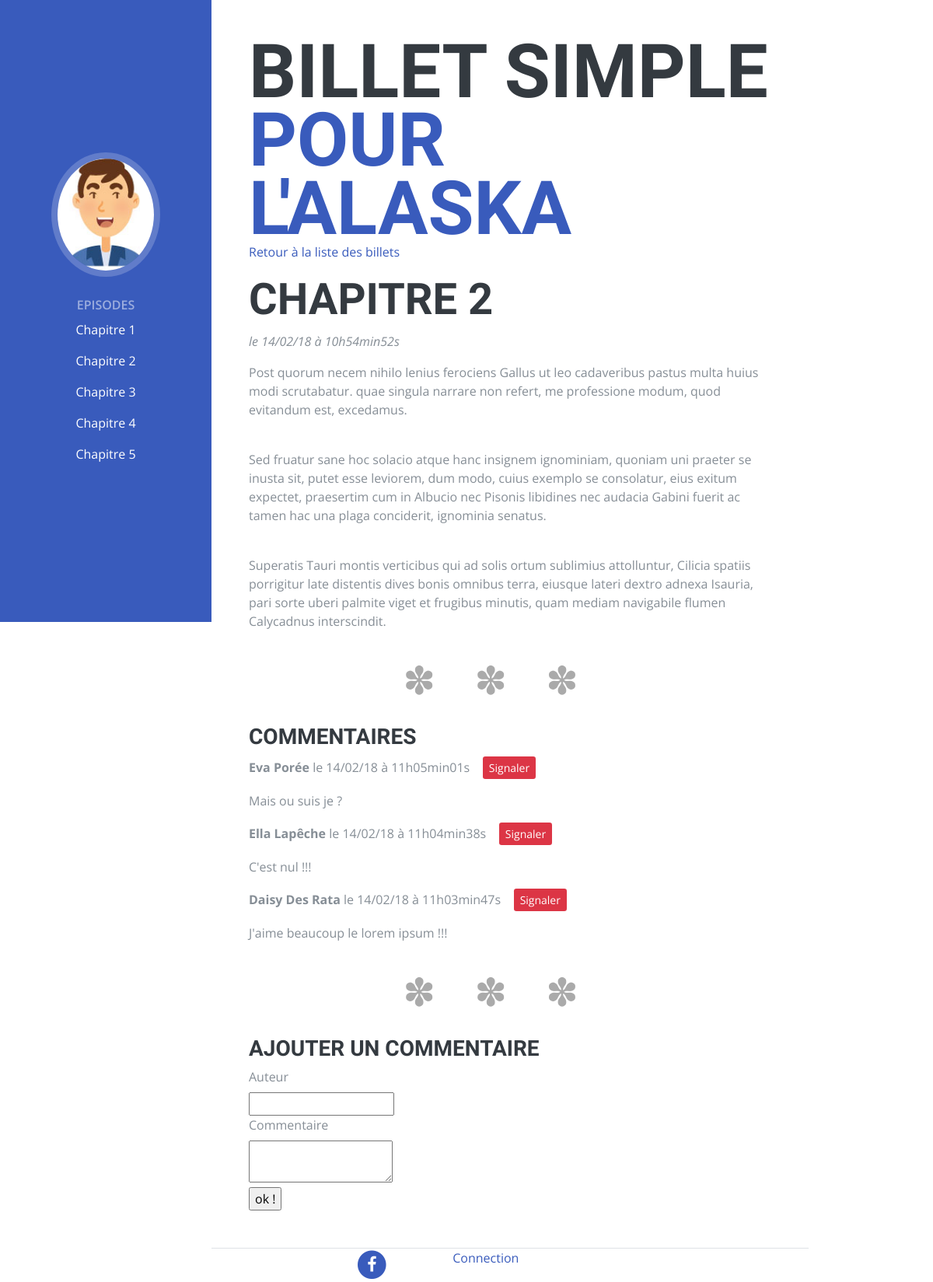
Screenshot of /index.php?action=post&id=24 with the database file from the repository.
### tables this page shows
CREATE TABLE `posts` (
  `id` int(11) NOT NULL,
  `title` varchar(255) NOT NULL,
  `content` text NOT NULL,
  `author` varchar(255) NOT NULL DEFAULT 'Jean Forteroche',
  `datecreation` datetime NOT NULL DEFAULT CURRENT_TIMESTAMP
);

CREATE TABLE `comments` (
  `id` int(11) NOT NULL,
  `post_id` int(11) NOT NULL,
  `alert` int(11) NOT NULL DEFAULT '1',
  `author` varchar(255) NOT NULL,
  `comment` text NOT NULL,
  `comment_date` datetime NOT NULL
);

### controller/frontend.php (called while the page is built, shortened)
<?php
require_once('model/PostManager.php');
require_once('model/CommentManager.php');
function post() {
	$postManager = new PostManager();
	$commentManager = new CommentManager();
	$post = $postManager->getPost($_GET['id']);
	$posts = $postManager->getPosts();
	$comments = $commentManager->getComments($_GET['id']);
	require('view/frontend/postView.php');
}

### model/PostManager.php (called while the page is built, shortened)
<?php
class PostManager extends Manager {
	public function getPosts() {
		$db = $this->dbconnect();
		$req = $db->query('SELECT id, title, content, DATE_FORMAT(datecreation, \'%d/%m/%Y à %Hh%imin%ss\') AS date_creation_fr FROM posts ORDER BY title ASC LIMIT 0, 10');
		$posts = $req->fetchAll();
		return $posts;
	}
	public function getPost($postId) {
		$db = $this->dbconnect();
		$req = $db->prepare('SELECT id, title, content, DATE_FORMAT(datecreation, \'%d/%m/%y à %Hh%imin%ss\') AS date_creation_fr FROM posts WHERE id = ?');
		$req->execute(array($postId));
		$post = $req->fetch();
		return $post;
	}
}

### model/CommentManager.php (called while the page is built, shortened)
<?php
class CommentManager extends Manager {
	public function getComments($postId) {
		$db = $this->dbConnect();
		$comments = $db->prepare('SELECT id, post_id, author, comment, alert, DATE_FORMAT(comment_date, \'%d/%m/%y à %Hh%imin%ss\') AS comment_date_fr FROM comments WHERE post_id = ? AND alert <= 2 order by comment_date DESC');
		$comments->execute(array($postId));
		return $comments;
	}
}

### view/frontend/postView.php (the view, shortened to what this page needs)
<div class="container-fluid p-0">
      <section class="resume-section p-3 p-lg-5 d-flex d-column" id="about">
        <div class="my-auto">
          <h1 class="mb-0">Billet simple
            <span class="text-primary">pour l'Alaska</span>
          </h1>
<p><a href="index.php?action=listPosts">Retour à la liste des billets</a></p>
<div class="news">
	<h2>
		<?php echo htmlspecialchars($post['title']); ?>
	</h2>
		<em>le <?php echo $post['date_creation_fr']; ?></em>
	<p>
		<?php
		echo nl2br($post['content']);
		?>
	</p>
</div>
<h3>Commentaires</h3>
<?php
while ($comment = $comments->fetch())
{
?>
	<p><strong><?= htmlspecialchars($comment['author']) ?></strong> le <?= $comment['comment_date_fr']?> &nbsp;&nbsp;&nbsp;<a type="submit" class="btn-sm btn-danger button"  href="index.php?action=alertcom&amp;id=<?=$comment['id'] ?>" role="button">Signaler</a></p>
	<p><?= nl2br(htmlspecialchars($comment['comment'])) ?></p>
<?php
	}
?>
<h3>Ajouter un commentaire</h3>
<form action="index.php?action=addComment&amp;id=<?= $post['id'] ?>" method="POST">
	<div>
		<label for="author">Auteur</label><br />
		<input type="text" id="author" name="author">
	</div>
	<div>
		<label for="comment">Commentaire</label><br />
		<textarea id="comment" name="comment"></textarea>
	</div>
	<div>
		<input type="submit" name="envoyer" value="ok !">
	</div>
</form>
</div>
<?php require('template.php'); ?>

### view/frontend/menu.php (shortened to what this page needs)
  <nav class="navbar navbar-expand-lg navbar-dark bg-primary fixed-top" id="sideNav">
      <a class="navbar-brand js-scroll-trigger" href="index.php">
        <span class="d-none d-lg-block">
          <img class="img-fluid img-profile rounded-circle mx-auto mb-2" src="public/img/profile.jpg" alt="">
        </span>
      </a>
      <div class="collapse navbar-collapse" id="navbarSupportedContent">
        <ul class="navbar-nav">
          <li class="nav-item">
            <a class="nav-link js-scroll-trigger" href="index.php?action=listPosts">Episodes</a>
          </li>
          <li class="nav-item">
          	<?php
foreach ($posts as $data)
{
?>
      <p><a href="index.php?action=post&amp;id=<?= $data['id'] ?>" style = "color:white;"><?php echo htmlspecialchars($data['title']); ?></a></p>
    <?php
    }
      ?>
           </li>
        </ul>
      </div>
    </nav>

### public/css/styles.css (style rules this page uses)
.bg-primary { background-color: #395BBC!important; }
.text-primary { color: #395BBC !important; }
a { color: #395BBC; }
section { padding-left: 200px !important; padding-right: }

### rows the page displays
posts: title "Chapitre 1"
posts: title "Chapitre 2", title "CHAPITRE 2", content "Post quorum necem nihilo lenius ferociens Gallus ut leo cadaveribus pastus multa huius modi scrutabatur. quae singula narrare non refert, me professione modum, quod evitandum est, excedamus. Sed fruatur sane hoc solacio atque hanc insignem ignominiam, quoniam uni praeter se inusta sit, putet esse leviorem, dum modo, cuius exemplo se consolatur, eius exitum expectet, praesertim cum in Albucio nec Pisonis libidines nec audacia Gabini fuerit ac tamen hac una plaga conciderit, ignominia senatus. Superatis Tauri montis verticibus qui ad solis ortum sublimius attolluntur, Cilicia spatiis porrigitur late distentis dives bonis omnibus terra, eiusque lateri dextro adnexa Isauria, pari sorte uberi…"
posts: title "Chapitre 3"
posts: title "Chapitre 4"
posts: title "Chapitre 5"
comments: author "Eva Porée", comment_date_fr "14/02/18 à 11h05min01s", comment "Mais ou suis je ?"
comments: author "Ella Lapêche", comment_date_fr "14/02/18 à 11h04min38s", comment "C'est nul !!!"
comments: author "Daisy Des Rata", comment_date_fr "14/02/18 à 11h03min47s", comment "J'aime beaucoup le lorem ipsum !!!"

### other values shown
$post['date_creation_fr'] "14/02/18 à 10h54min52s"
